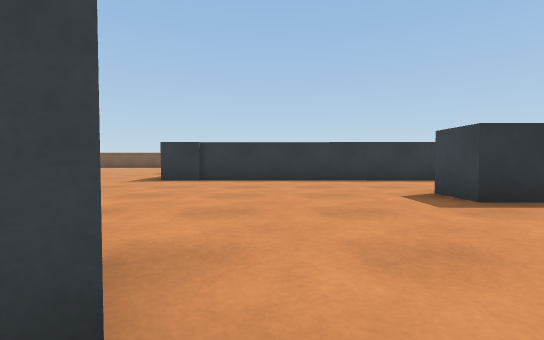
[1] (above)

24 first-person views from a walk through a scene from a Unity 3-D project. The camera is 0.53 m above the floor, tilts 2° down and sees 85° across. The floor is counted in squares, 1 m on a side. Each view is taken from the middle of a square. On the plan, view 1 faces up. The plan holds only what a view shows up to about 9 squares ahead; the rest is blank. The place goes on beyond the plan. The player is left out. Some animated figures are not drawn. Some surface patterns are stand-ins.

[2]
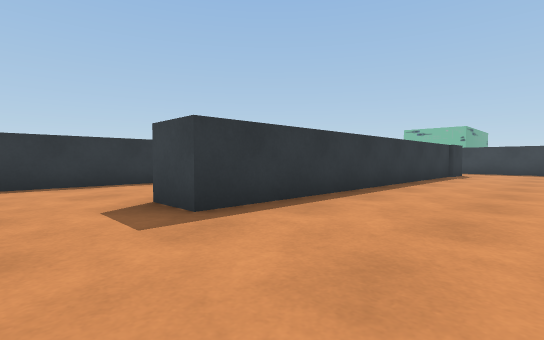

[3]
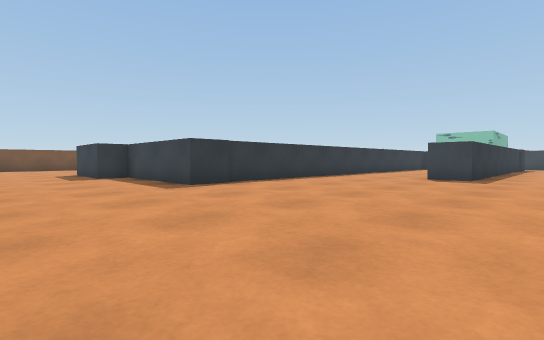

[4]
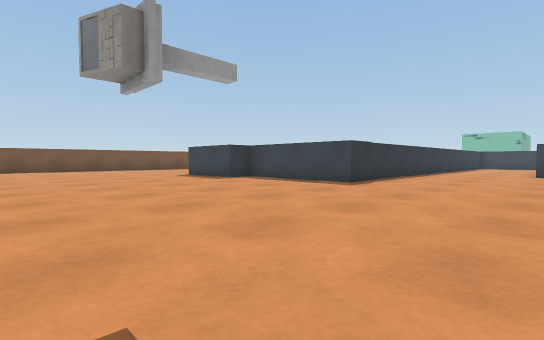

[5]
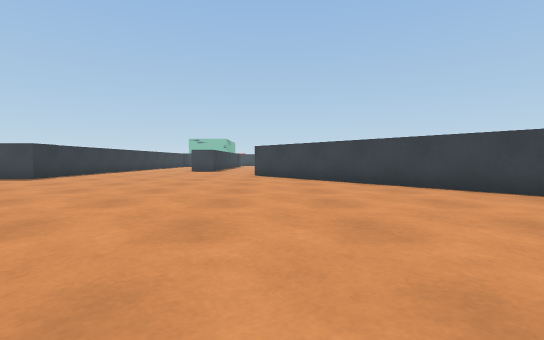

[6]
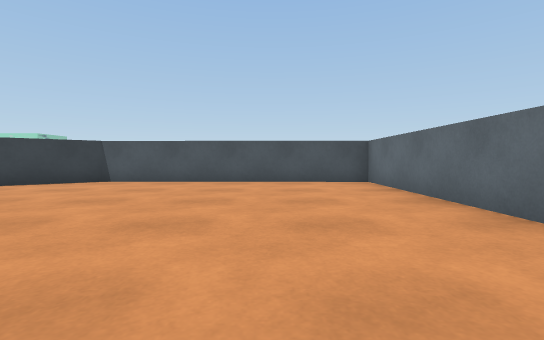

[7]
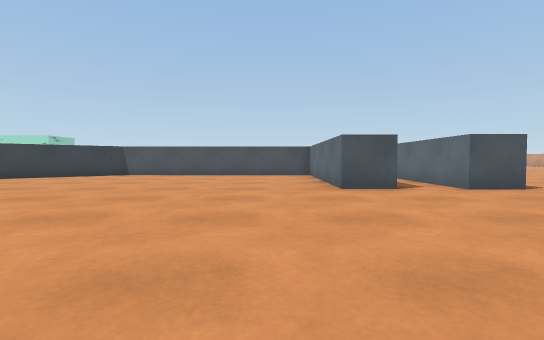

[8]
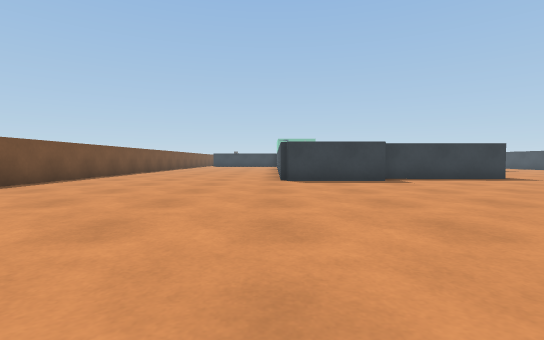

[9]
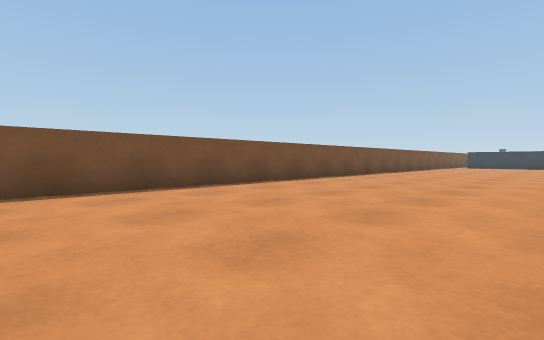

[10]
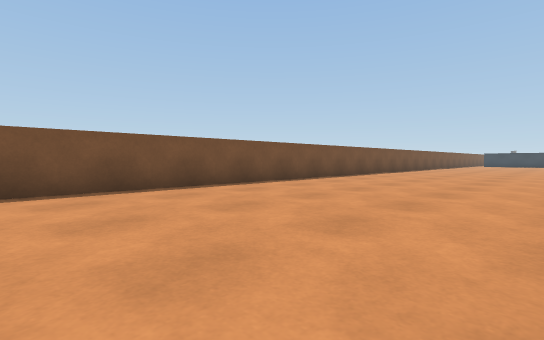

[11]
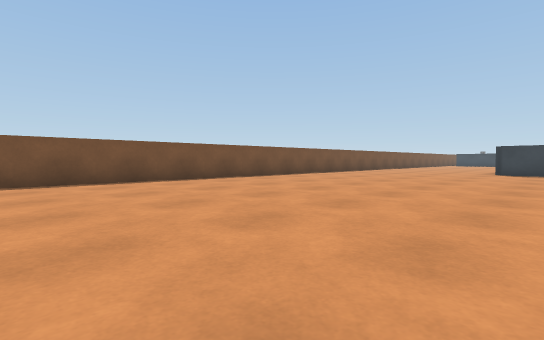

[12]
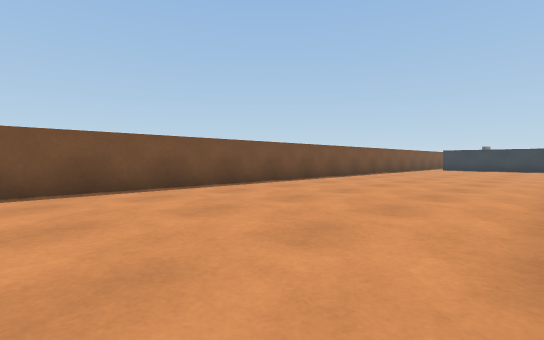

[13]
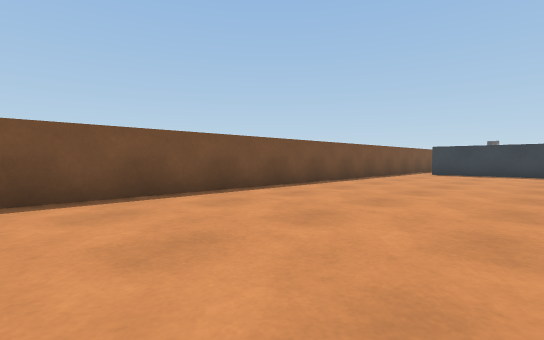

[14]
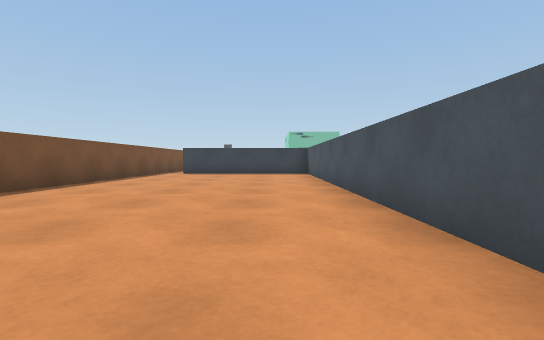

[15]
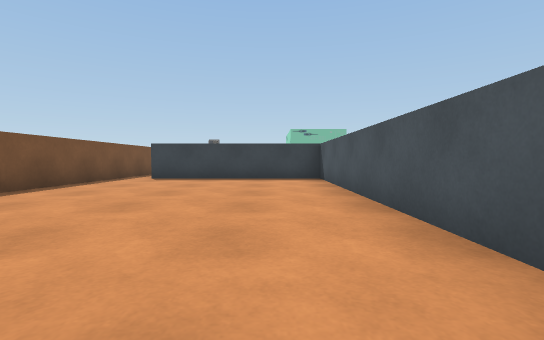

[16]
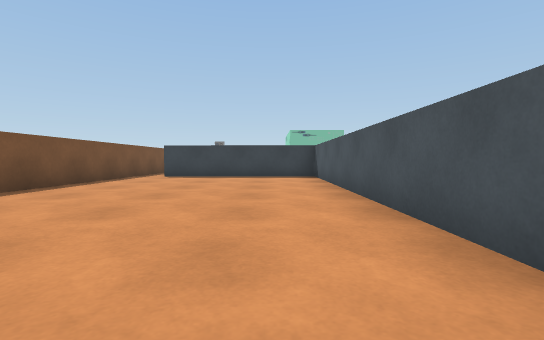

[17]
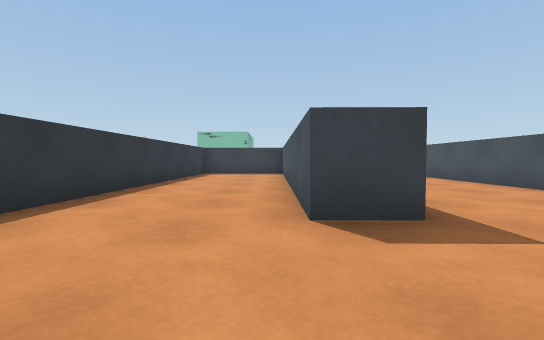

[18]
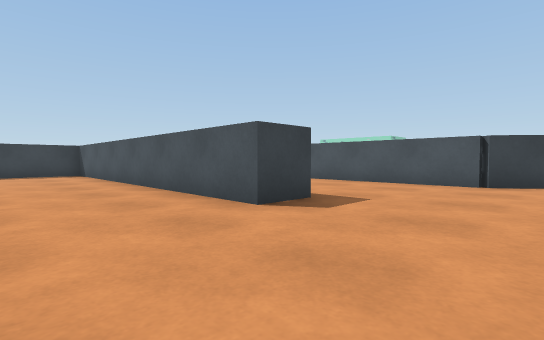

[19]
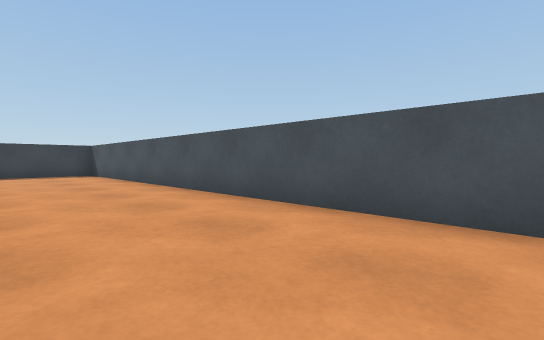

[20]
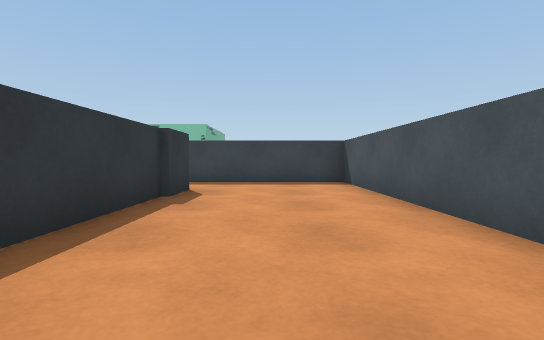

[21]
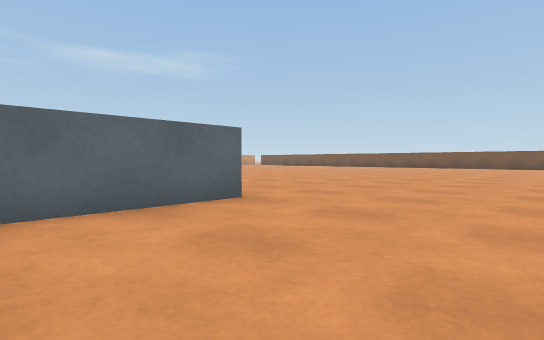

[22]
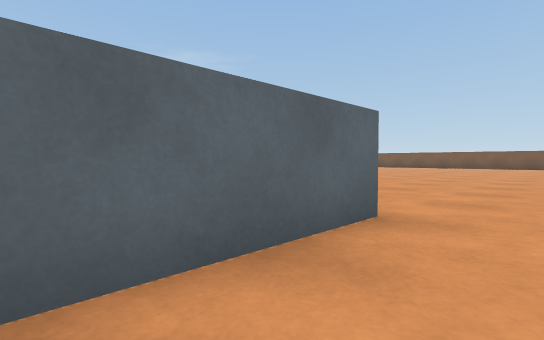

[23]
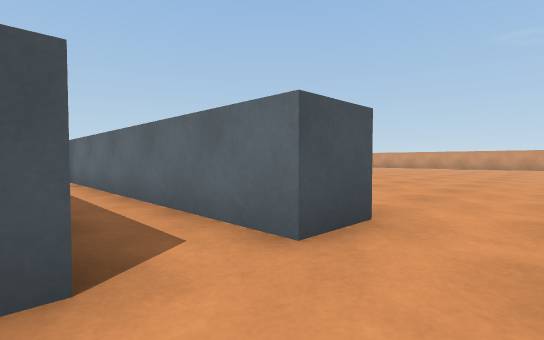

[24]
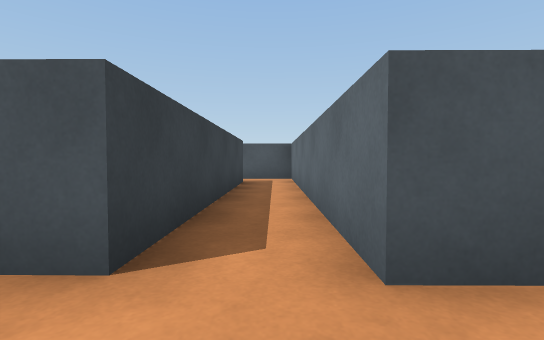

### Floor plan
Key: @ floor where view 1 was taken; # wall or solid block; . floor.
Columns run from 16 left of view 1 to 14 right of it. Each row starts with its distance up from view 1.
 20 #############################
 19 .............................
 18 ............................#
 17 ............................#
 16 ............................#
 15 ............................#
 14 .............#  ............#
 13 .............#   ############
 12 .............#
 11    ... ......#
 10   .... ......#
  9  ..... ......#
  8 .............#############
  7 ..........................
  6 ...........................#
  5 ...........................#
  4 ...................##########.#
  3 ..............................#
  2 #.............................#
  1 #.#...........##..............#
  0 #.#..........## @##############
 -1 #.#.........##  ##
 -2 #.#........##
 -3 #.##########
 -4 #.#
 -5 ###

Positions as (right, up) in squares from view 1, and headings:
1: (0, 0), facing up
2: (1, 1), facing up-right
3: (-6, 2), facing up-right
4: (-9, 4), facing up-right
5: (-11, 1), facing right
6: (-11, 4), facing down
7: (-12, 7), facing down
8: (-11, 14), facing right
9: (-10, 14), facing up-right
10: (-15, 14), facing up-right
11: (-16, 12), facing up-right
12: (-5, 14), facing up-right
13: (0, 15), facing up-right
14: (0, 15), facing right
15: (3, 15), facing right
16: (2, 15), facing right
17: (0, 5), facing right
18: (0, 7), facing down-right
19: (3, 3), facing down-right
20: (7, 2), facing right
21: (-10, -1), facing up-left
22: (-12, -1), facing up-left
23: (-14, 3), facing down-left
24: (-15, 3), facing down
